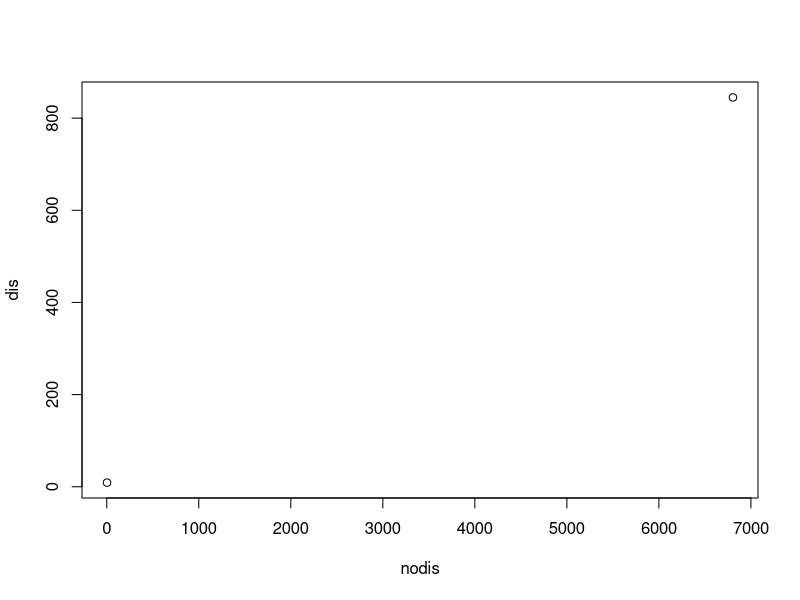

Here is the R script that generated this plot:
library(ggplot2)

rm(list=ls())
dis <- c(9,845)
nodis <- c(3,6805)
sums <- dis + nodis

bigbrother1 <- cbind(nodis,dis)
bigbrother2 <- rbind(cbind(nodis,dis,sums),c(sum(nodis),sum(dis),sum(sums)))
rownames(bigbrother1) <- c("selected","rejected")
rownames(bigbrother2) <- c("selected","rejected","sums")

bigbrother1
bigbrother2

chisq.test(bigbrother1)

plot(bigbrother1)

# 198/2529
fbp <- c(22, 40, 53, 57, 93, 98, 103, 108, 116, 121, 252)

fbp <- fbp[which(fbp < 250)]

fbp.m <- sum(fbp) / length(fbp)
for(i in 1:length(fbp)){
  fbp.ss <- sum((fbp[i]-fbp.m)^2)
}
fbp.vr <- fbp.ss / length(fbp)
fbp.sd <- sqrt(fbp.vr)

cat('Der Mean der Facebookpeople beträgt', fbp.m,'.')
cat('Die Varianz der Facebookpeople beträgt', fbp.vr, 'und die Standardabweichung beträgt', fbp.sd)


?cat
